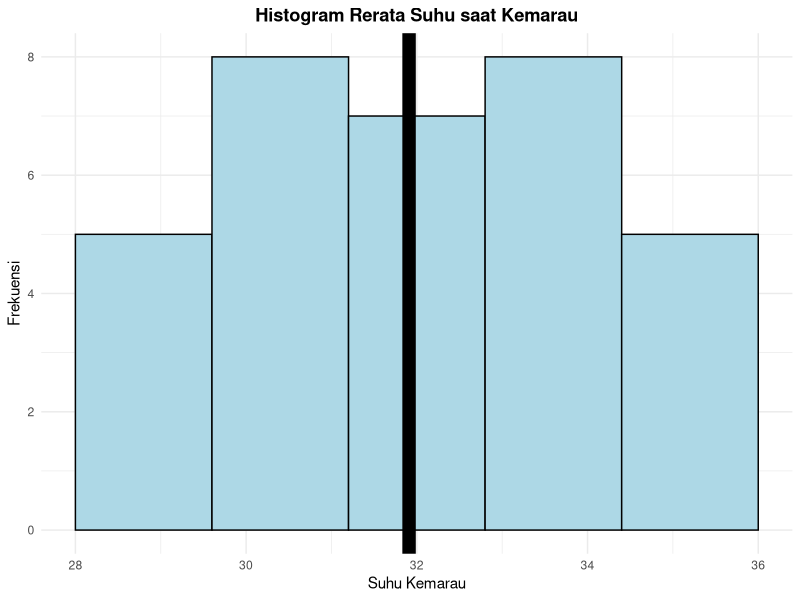
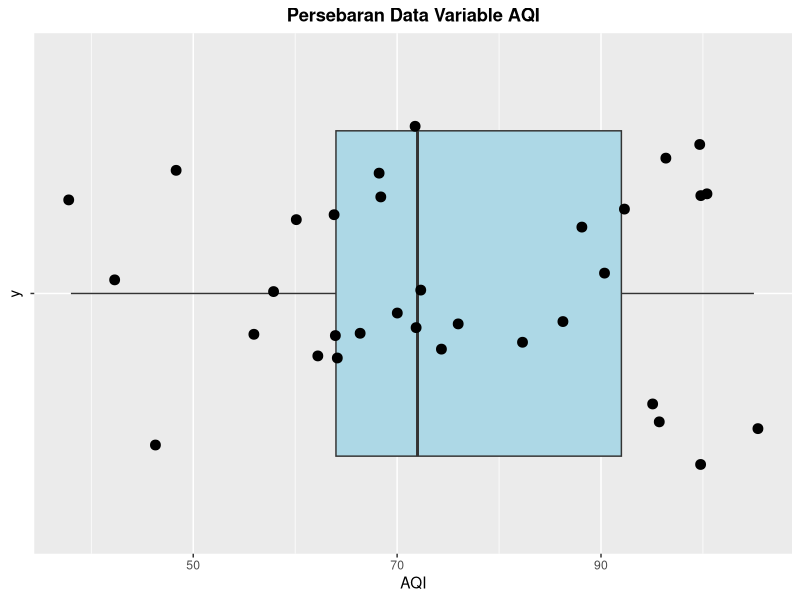
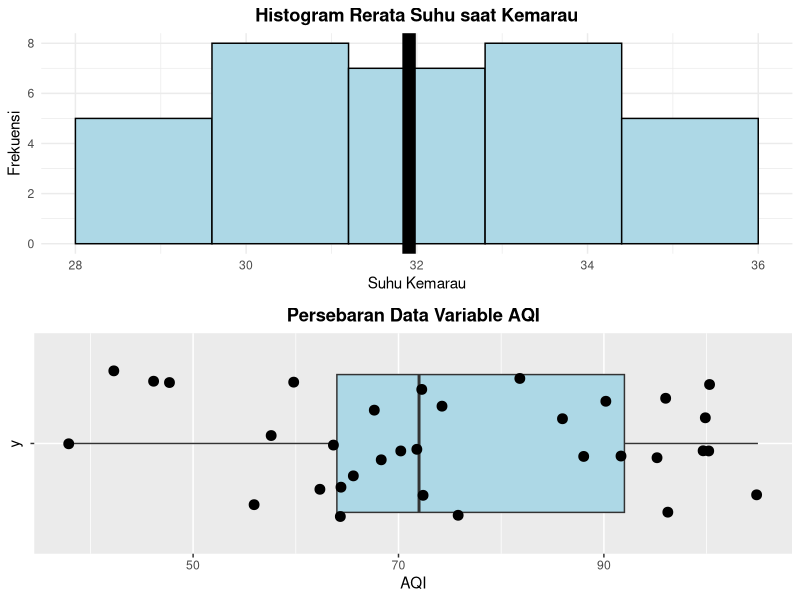

Source code (R) for these figures, in order: (Note: this script raises an error after producing the figures.)
df <- read.csv("Dataset_Kelompok_C_clean.csv")
library(ggplot2)
library(gridExtra)

class <- (1 + 3.3 * log10(length(df$suhuKemarau)))
if(class %% 1 >= 0.5) {
    fixClass = as.integer(class) + 1
}else {
    fixClass = as.integer(class)
}

#histogram
histoSuhu <- ggplot(df, aes(x = suhuKemarau))+
    geom_histogram(
        bins = fixClass,
        fill = "lightblue",
        color = "black",
    )+
    geom_vline(aes(xintercept = mean(suhuKemarau), fill = "black", linetype = "dashed", size = 1))+
    labs(
        title = "Histogram Rerata Suhu saat Kemarau",
        x = "Suhu Kemarau",
        y = "Frekuensi"
    )+
    theme_minimal()+
    theme(
        plot.title = element_text(face = "bold", hjust = 0.5),
        legend.position = "none"
    )

histoSuhu

boxAQI <- ggplot(df, aes(x = AQI, y = '', fill = AQI))+
    geom_boxplot(CoordFlip = 'horizontal', fill = 'lightblue')+
    geom_jitter(size = 3)+
    labs(
        title = "Persebaran Data Variable AQI",
        x = "AQI"
    )+
    theme(
        plot.title = element_text(face = "bold", hjust = 0.5),
        legend.position = "none"
    )

boxAQI

grid.arrange(arrangeGrob(histoSuhu, boxAQI))
visualisasi2 <- grid.arrange(arrangeGrob(HujanProduk, konsumAir))
ggsave(
    "Histogram Suhu & Boxplot AQI.jpeg",
    plot = visualisasi2,
    dpi = 300
)
